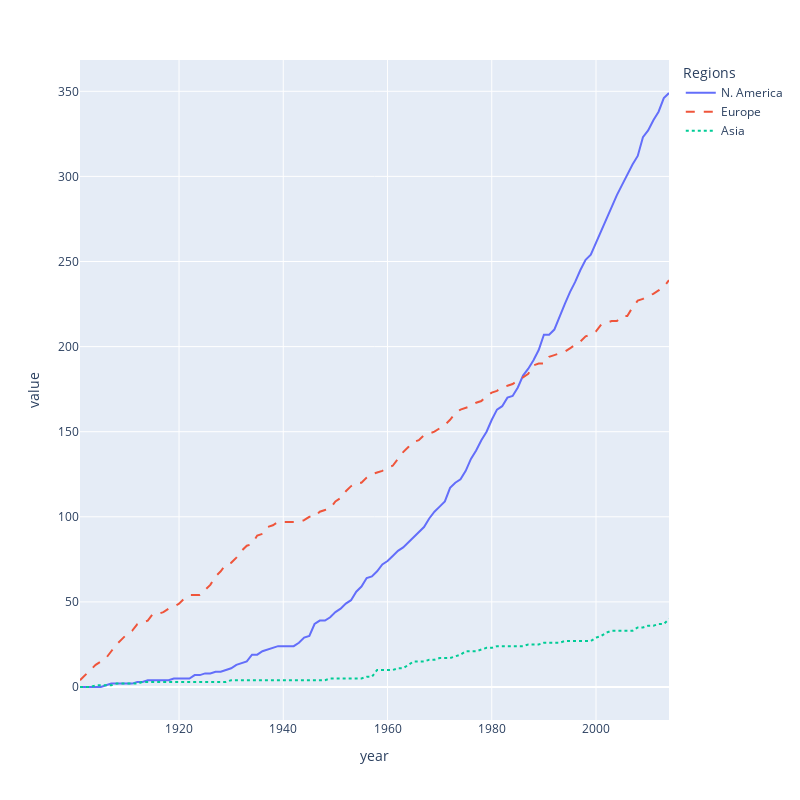

The cell this chart's notebook holds for it:
### Markdown cell above
### Plotly Express
Plotly provides an express module which enables fast chart sketches, great for
exploratory iteration in a notebook. This module has high-level objects for line charts, bar charts etc. and can take Panda’s dataframes as arguments interpreting columnar data
. The regional dataframe we just created can be used directly by Plotly
express to build a line-chart in a couple of lines:

### Code cell
import plotly.express as px

fig = px.line(df_regions, labels={'country': 'Regions'}, 
              line_dash='country', line_dash_sequence=['solid', 'dash', 'dot'], height=800, width=800)
fig.show()

### Figure 1 — Plotly figure (JSON) as saved in the notebook; plotly's stock layout.template omitted (floating-point values rounded to 4 significant figures)
{"data": [{"hovertemplate": "Regions=N. America<br>year=%{x}<br>value=%{y}<extra></extra>", "legendgroup": "N. America", "line": {"color": "#636efa", "dash": "solid"}, "marker": {"symbol": "circle"}, "mode": "lines", "name": "N. America", "orientation": "v", "showlegend": true, "type": "scatter", "x": [1901, 1902, 1903, 1904, 1905, 1906, 1907, 1908, 1909, 1910, 1911, 1912, 1913, 1914, 1915, 1916, 1917, 1918, 1919, 1920, 1921, 1922, 1923, 1924, 1925, 1926, 1927, 1928, 1929, 1930, 1931, 1932, 1933, 1934, 1935, 1936, 1937, 1938, 1939, 1940, 1941, 1942, 1943, 1944, 1945, 1946, 1947, 1948, 1949, 1950, 1951, 1952, 1953, 1954, 1955, 1956, 1957, 1958, 1959, 1960, 1961, 1962, 1963, 1964, 1965, 1966, 1967, 1968, 1969, 1970, 1971, 1972, 1973, 1974, 1975, 1976, 1977, 1978, 1979, 1980, 1981, 1982, 1983, 1984, 1985, 1986, 1987, 1988, 1989, 1990, 1991, 1992, 1993, 1994, 1995, 1996, 1997, 1998, 1999, 2000, 2001, 2002, 2003, 2004, 2005, 2006, 2007, 2008, 2009, 2010, 2011, 2012, 2013, 2014], "xaxis": "x", "y": [0, 0, 0, 0, 0, 1, 2, 2, 2, 2, 2, 3, 3, 4, 4, 4, 4, 4, 5, 5, 5, 5, 7, 7, 8, 8, 9, 9, 10, 11, 13, 14, 15, 19, 19, 21, 22, 23, 24, 24, 24, 24, 26, 29, 30, 37, 39, 39, 41, 44, 46, 49, 51, 56, 59, 64, 65, 68, 72, 74, 77, 80, 82, 85, 88, 91, 94, 99, 103, 106, 109, 117, 120, 122, 127, 134, 139, 145, 150, 157, 163, 165, 170, 171, 176, 183, 187, 192, 198, 207, 207, 210, 218, 225, 232, 238, 245, 251, 254, 261, 269, 276, 282, 289, 295, 301, 307, 312, 323, 327, 333, 338, 346, 349], "yaxis": "y"}, {"hovertemplate": "Regions=Europe<br>year=%{x}<br>value=%{y}<extra></extra>", "legendgroup": "Europe", "line": {"color": "#EF553B", "dash": "dash"}, "marker": {"symbol": "circle"}, "mode": "lines", "name": "Europe", "orientation": "v", "showlegend": true, "type": "scatter", "x": [1901, 1902, 1903, 1904, 1905, 1906, 1907, 1908, 1909, 1910, 1911, 1912, 1913, 1914, 1915, 1916, 1917, 1918, 1919, 1920, 1921, 1922, 1923, 1924, 1925, 1926, 1927, 1928, 1929, 1930, 1931, 1932, 1933, 1934, 1935, 1936, 1937, 1938, 1939, 1940, 1941, 1942, 1943, 1944, 1945, 1946, 1947, 1948, 1949, 1950, 1951, 1952, 1953, 1954, 1955, 1956, 1957, 1958, 1959, 1960, 1961, 1962, 1963, 1964, 1965, 1966, 1967, 1968, 1969, 1970, 1971, 1972, 1973, 1974, 1975, 1976, 1977, 1978, 1979, 1980, 1981, 1982, 1983, 1984, 1985, 1986, 1987, 1988, 1989, 1990, 1991, 1992, 1993, 1994, 1995, 1996, 1997, 1998, 1999, 2000, 2001, 2002, 2003, 2004, 2005, 2006, 2007, 2008, 2009, 2010, 2011, 2012, 2013, 2014], "xaxis": "x", "y": [4, 7, 10, 13, 15, 17, 21, 25, 28, 31, 33, 37, 38, 39, 43, 43, 44, 46, 47, 49, 52, 54, 54, 54, 57, 60, 65, 68, 72, 73, 76, 80, 83, 84, 89, 90, 94, 95, 97, 97, 97, 97, 97, 98, 100, 100, 103, 104, 105, 109, 111, 115, 118, 120, 120, 123, 125, 126, 127, 129, 130, 134, 138, 141, 144, 145, 148, 149, 150, 152, 154, 157, 161, 163, 164, 165, 167, 168, 171, 173, 174, 176, 177, 178, 180, 182, 184, 189, 190, 190, 194, 195, 196, 197, 199, 201, 203, 206, 207, 209, 213, 214, 215, 215, 218, 218, 223, 227, 228, 230, 231, 233, 235, 239], "yaxis": "y"}, {"hovertemplate": "Regions=Asia<br>year=%{x}<br>value=%{y}<extra></extra>", "legendgroup": "Asia", "line": {"color": "#00cc96", "dash": "dot"}, "marker": {"symbol": "circle"}, "mode": "lines", "name": "Asia", "orientation": "v", "showlegend": true, "type": "scatter", "x": [1901, 1902, 1903, 1904, 1905, 1906, 1907, 1908, 1909, 1910, 1911, 1912, 1913, 1914, 1915, 1916, 1917, 1918, 1919, 1920, 1921, 1922, 1923, 1924, 1925, 1926, 1927, 1928, 1929, 1930, 1931, 1932, 1933, 1934, 1935, 1936, 1937, 1938, 1939, 1940, 1941, 1942, 1943, 1944, 1945, 1946, 1947, 1948, 1949, 1950, 1951, 1952, 1953, 1954, 1955, 1956, 1957, 1958, 1959, 1960, 1961, 1962, 1963, 1964, 1965, 1966, 1967, 1968, 1969, 1970, 1971, 1972, 1973, 1974, 1975, 1976, 1977, 1978, 1979, 1980, 1981, 1982, 1983, 1984, 1985, 1986, 1987, 1988, 1989, 1990, 1991, 1992, 1993, 1994, 1995, 1996, 1997, 1998, 1999, 2000, 2001, 2002, 2003, 2004, 2005, 2006, 2007, 2008, 2009, 2010, 2011, 2012, 2013, 2014], "xaxis": "x", "y": [0, 0, 0, 1, 1, 1, 1, 2, 2, 2, 2, 2, 3, 3, 3, 3, 3, 3, 3, 3, 3, 3, 3, 3, 3, 3, 3, 3, 3, 4, 4, 4, 4, 4, 4, 4, 4, 4, 4, 4, 4, 4, 4, 4, 4, 4, 4, 4, 5, 5, 5, 5, 5, 5, 5, 6, 6, 10, 10, 10, 10, 11, 11, 13, 15, 15, 15, 16, 16, 17, 17, 17, 18, 19, 21, 21, 21, 22, 23, 23, 24, 24, 24, 24, 24, 24, 25, 25, 25, 26, 26, 26, 26, 27, 27, 27, 27, 27, 27, 29, 30, 32, 33, 33, 33, 33, 33, 35, 35, 36, 36, 37, 37, 40], "yaxis": "y"}], "layout": {"height": 800, "legend": {"title": {"text": "Regions"}, "tracegroupgap": 0}, "margin": {"t": 60}, "width": 800, "xaxis": {"anchor": "y", "domain": [0, 1], "title": {"text": "year"}}, "yaxis": {"anchor": "x", "domain": [0, 1], "title": {"text": "value"}}}}
